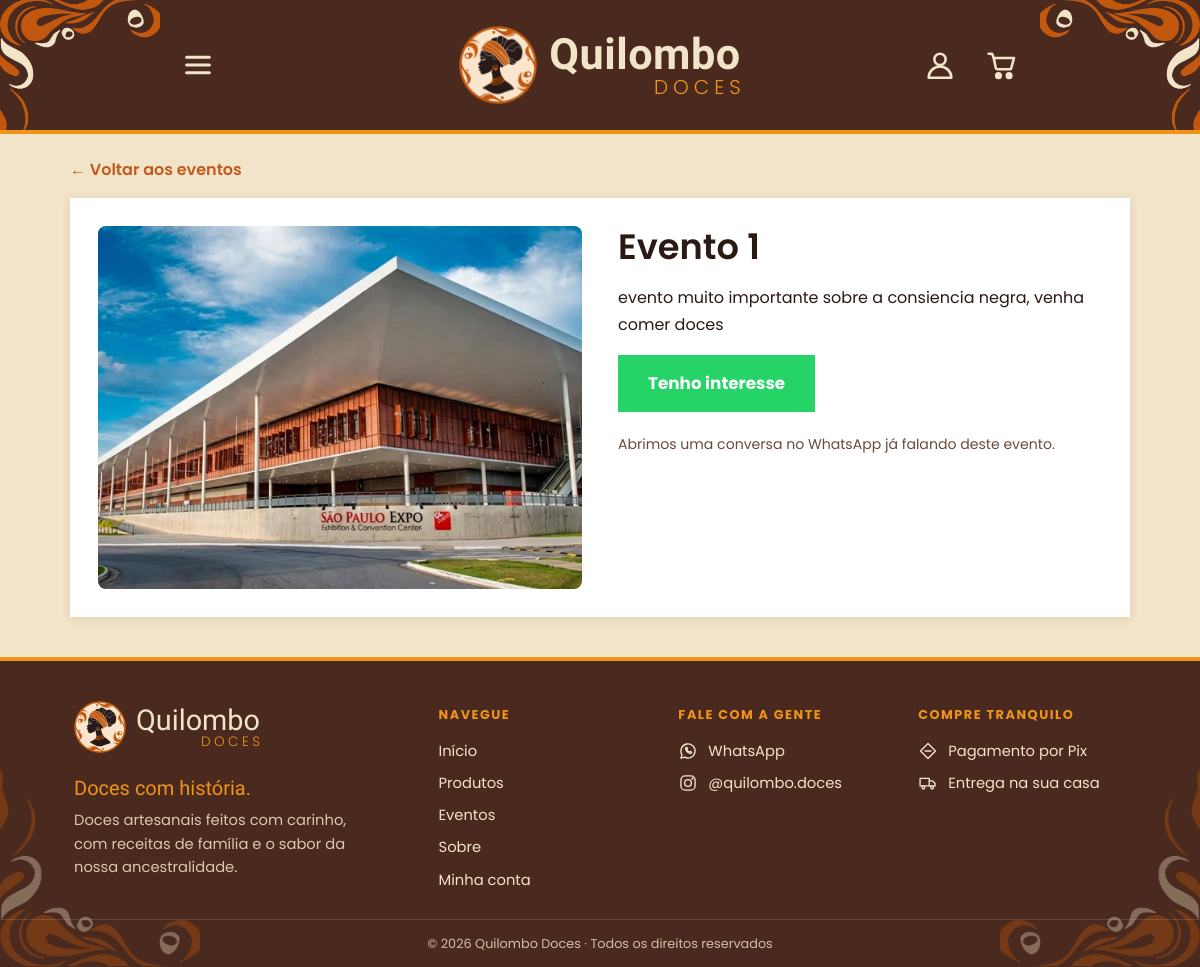
/loja/evento/5, run on the app's committed database.
### tables this page shows
CREATE TABLE eventos (
                id     INTEGER PRIMARY KEY AUTOINCREMENT,
                nome   TEXT    NOT NULL,
                descricao TEXT 
            , imagem TEXT, local TEXT, data_inicio TEXT, data_fim TEXT, horario TEXT, taxa TEXT);

### app.py (the view)
@app.route("/loja/evento/<int:id_evento>")
def loja_evento(id_evento):
    conn = conectar_banco()
    evento = conn.execute('SELECT * FROM eventos WHERE id = ?',
                          (id_evento,)).fetchone()
    conn.close()
    if evento is None:
        return render_template("erro.html",
                               mensagem=f"Nao existe evento com id {id_evento}."), 404
    texto = f"Olá! Tenho interesse no evento: {evento['nome']}"
    link_whatsapp = f"https://wa.me/{WHATSAPP}?text={quote(texto)}"
    return render_template("loja_evento.html", evento=evento,
                           link_whatsapp=link_whatsapp)

### app.py (called while the page is built)
@app.context_processor
def dados_globais():
    return {
        "qtd_carrinho": sum(session.get("carrinho", {}).values()),
        "whatsapp": WHATSAPP,
        "pedidos_pendentes": contar_pedidos_pendentes(),
        "cliente": cliente_atual(),      # cliente logado na loja (ou None)
    }

def contar_pedidos_pendentes():
    conn = conectar_banco()
    qtd = conn.execute(
        "SELECT COUNT(*) FROM pedidos WHERE status = 'informado'").fetchone()[0]
    conn.close()
    return qtd

@app.before_request
def proteger_admin():
    endpoint = request.endpoint or ""
    if (not endpoint                            # pagina que nao existe: mostra o erro 404
            or endpoint.startswith("loja")
            or endpoint.startswith("contas.")
            or endpoint in PAGINAS_PUBLICAS
            or session.get("admin_id")
            or conta_e_admin()):                  # conta de admin logada na loja: entra direto
        return None
    if endpoint == "listar":
        return redirect(url_for("loja"))
    proximo = request.path if request.method == "GET" else ""
    return redirect(url_for("admin_entrar", proximo=proximo))

### contas.py (called while the page is built, shortened)
def cliente_atual():
    id_cliente = session.get("cliente_id")
    if not id_cliente:
        return None

@contas.before_app_request
def exigir_email():
    endpoint = request.endpoint or ""
    if not (endpoint.startswith("loja") or endpoint.startswith("contas.")):
        return None                         # area do admin, arquivos etc.
    if endpoint in ("contas.informar_email", "contas.sair"):
        return None
    cliente = cliente_atual()
    if cliente is not None and not cliente["email"]:
        return redirect(url_for("contas.informar_email", proximo=request.full_path))
    return None

### templates/loja_evento.html (shortened to what this page needs)
{% extends "base_loja.html" %}
{% block conteudo %}
  <p class="voltar"><a href="{{ url_for('loja_eventos') }}">&larr; Voltar aos eventos</a></p>
  <section class="produto">
      <div class="produto-img foto-inteira">
      {% if evento['imagem'] %}
        <img src="{{ url_for('static', filename='uploads/' ~ evento['imagem']) }}" alt="{{ evento['nome'] }}">
      {% else %}
        {{ evento['nome'][0]|upper }}
      {% endif %}
    </div>
    <div class="produto-info">
      <h1>{{ evento['nome'] }}</h1>
      {% if evento['descricao'] %}
        <p class="descricao">{{ evento['descricao'] }}</p>
      {% endif %}
      <a class="btn btn-whatsapp btn-grande" href="{{ link_whatsapp }}" target="_blank">
        Tenho interesse
      </a>
      <p class="dica">Abrimos uma conversa no WhatsApp já falando deste evento.</p>
    </div>
  </section>
{% endblock %}

### static/loja.css (style rules this page uses)
:root { --areia: #f2e4c8; --areia-escura: #e8d5ae; --cacau: #2b1a14; --raiz: #4a2a1e; --cacau-2: #2b1a14; --terracota: #c35a1e; --terracota-hover: #4a2a1e; --ouro: #ef9319; --ouro-hover: #d6820f; --verde: #25d366; --verde-hover: #1da851; --perigo: #c0392b; --sucesso-bg: #e8f6ec; --sucesso-txt: #1e6b3a; --erro-bg: #fdecea; --branco: #ffffff; --borda: #dcc9a0; --texto-suave: #6b4a3a; --raio: 10px; --raio-grande: 12px; --sombra: 0 2px 10px rgba(74, 42, 30, 0.10); --sombra-forte: 0 8px 20px rgba(74, 42, 30, 0.18); --fonte-texto: "Poppins", Arial, sans-serif; --fonte-marca: "Kaushan Script", cursive; --fonte-titulo: "Poppins", Arial, sans-serif; }
* { box-sizing: border-box; }
body { margin: 0; font-family: var(--fonte-texto); font-size: 16px; line-height: 1.5; color: var(--cacau); background: var(--areia); min-height: 100vh; display: flex; flex-direction: column; }
h1, h2, h3 { font-family: var(--fonte-texto); font-weight: 600; line-height: 1.2; }
a { color: var(--terracota); }
img { max-width: 100%; }
.dica { display: block; color: var(--texto-suave); font-size: 0.88rem; margin-top: 6px; }
h1, h2, h3 { margin: 0; }
a { text-decoration: none; }
.voltar { margin: 0 0 16px; }
.voltar a { font-weight: 600; }
.btn { display: inline-block; border: 2px solid transparent; border-radius: 999px; padding: 10px 20px; font-family: inherit; font-size: 0.95rem; font-weight: 700; cursor: pointer; text-align: center; transition: background 0.2s, transform 0.1s; }
.btn-whatsapp { background: var(--verde); color: var(--branco); }
.btn-grande { padding: 14px 28px; font-size: 1.05rem; }
.card-img, .produto-img, .item-img { display: flex; align-items: center; justify-content: center; overflow: hidden; background: linear-gradient(135deg, var(--areia-escura), var(--ouro)); color: var(--raiz); font-family: var(--fonte-marca); font-weight: normal; }
.card-img img, .produto-img img, .item-img img { width: 100%; height: 100%; object-fit: cover; object-position: center; }
.foto-inteira img { object-fit: contain; background: var(--areia); }
.card-img, .produto-img { position: relative; }
.produto { display: grid; grid-template-columns: 1fr 1fr; gap: 36px; align-items: start; background: var(--branco); border-radius: var(--raio-grande); box-shadow: var(--sombra); padding: 28px; }
.produto-img { aspect-ratio: 2 / 3; border-radius: var(--raio-grande); font-size: 7rem; }
.produto-img:has(img) { aspect-ratio: auto; align-self: start; background: none; }
.produto-img img { height: auto; max-height: 80vh; object-fit: contain; }
.produto-info { display: flex; flex-direction: column; gap: 16px; }
.produto-info h1 { font-size: 2.2rem; }
.produto-info .btn { align-self: flex-start; }
.descricao { margin: 0; white-space: pre-line; overflow-wrap: anywhere; line-height: 1.7; }
*, *::before, *::after { border-radius: 0 !important; }
.card-img, .produto-img { border-radius: 8px !important; }
.produto-img img { max-height: 70vh; }

### data on the page
eventos: imagem (picture), nome "Evento 1", descricao "evento muito importante sobre a consiencia negra, venha comer doces"

### other printed values
{{ ano_atual() }} "2026"
